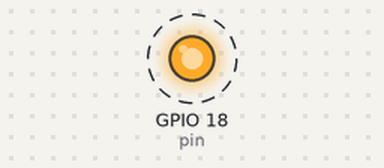
Bench run of a program on a simulated Raspberry Pi (BCM pin numbers). Parts: output pins drawn as LEDs (lit = HIGH). Dashed ring = blinking.

Above: at 0.5 s.
Timing chart, 0 to 4.6 s (numbered marks = the images above):
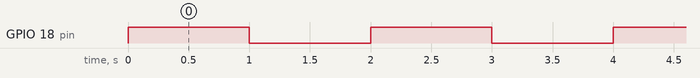

The program:

1.py
```python
import RPi.GPIO as GPIO
import time

pin = 18
GPIO.setmode(GPIO.BCM)
GPIO.setup(pin, GPIO.OUT)

while True:
    try:
        GPIO.output(pin, 1)
        time.sleep(1)
        GPIO.output(pin, 0)
        time.sleep(1)
    except KeyboardInterrupt:
        GPIO.cleanup()
```

Measured:
- by itself, GPIO 18 (pin): alternates HIGH for 1.0 s and LOW for 1.0 s
